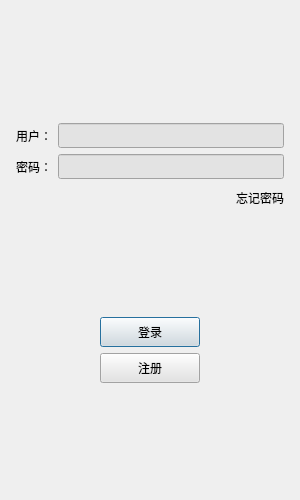
<?xml version="1.0" encoding="UTF-8"?>
<ui version="4.0">
 <class>LoginDialog</class>
 <widget class="QDialog" name="LoginDialog">
  <property name="geometry">
   <rect>
    <x>0</x>
    <y>0</y>
    <width>300</width>
    <height>500</height>
   </rect>
  </property>
  <property name="minimumSize">
   <size>
    <width>300</width>
    <height>500</height>
   </size>
  </property>
  <property name="maximumSize">
   <size>
    <width>300</width>
    <height>500</height>
   </size>
  </property>
  <property name="windowTitle">
   <string>Dialog</string>
  </property>
  <layout class="QVBoxLayout" name="verticalLayout_2">
   <item>
    <layout class="QVBoxLayout" name="verticalLayout">
     <property name="leftMargin">
      <number>5</number>
     </property>
     <property name="topMargin">
      <number>5</number>
     </property>
     <property name="rightMargin">
      <number>5</number>
     </property>
     <property name="bottomMargin">
      <number>5</number>
     </property>
     <item>
      <widget class="QWidget" name="widget" native="true">
       <layout class="QGridLayout" name="gridLayout">
        <item row="0" column="0">
         <widget class="QLabel" name="label">
          <property name="text">
           <string/>
          </property>
          <property name="pixmap">
           <pixmap resource="rc.qrc">:/res/ice.png</pixmap>
          </property>
          <property name="alignment">
           <set>Qt::AlignmentFlag::AlignCenter</set>
          </property>
         </widget>
        </item>
        <item row="1" column="0">
         <spacer name="verticalSpacer">
          <property name="orientation">
           <enum>Qt::Orientation::Vertical</enum>
          </property>
          <property name="sizeHint" stdset="0">
           <size>
            <width>20</width>
            <height>40</height>
           </size>
          </property>
         </spacer>
        </item>
       </layout>
      </widget>
     </item>
     <item>
      <layout class="QHBoxLayout" name="horizontalLayout">
       <item>
        <widget class="QLabel" name="user_label">
         <property name="minimumSize">
          <size>
           <width>0</width>
           <height>25</height>
          </size>
         </property>
         <property name="maximumSize">
          <size>
           <width>16777215</width>
           <height>25</height>
          </size>
         </property>
         <property name="text">
          <string>用户：</string>
         </property>
        </widget>
       </item>
       <item>
        <widget class="QLineEdit" name="user_edit">
         <property name="minimumSize">
          <size>
           <width>0</width>
           <height>25</height>
          </size>
         </property>
         <property name="maximumSize">
          <size>
           <width>16777215</width>
           <height>25</height>
          </size>
         </property>
         <property name="styleSheet">
          <string notr="true">color: rgb(0, 0, 0);
background-color: rgb(227, 227, 227);</string>
         </property>
        </widget>
       </item>
      </layout>
     </item>
     <item>
      <layout class="QHBoxLayout" name="horizontalLayout_2">
       <item>
        <widget class="QLabel" name="pass_label">
         <property name="minimumSize">
          <size>
           <width>0</width>
           <height>25</height>
          </size>
         </property>
         <property name="maximumSize">
          <size>
           <width>16777215</width>
           <height>25</height>
          </size>
         </property>
         <property name="text">
          <string>密码：</string>
         </property>
        </widget>
       </item>
       <item>
        <widget class="QLineEdit" name="pass_edit">
         <property name="minimumSize">
          <size>
           <width>0</width>
           <height>25</height>
          </size>
         </property>
         <property name="maximumSize">
          <size>
           <width>16777215</width>
           <height>25</height>
          </size>
         </property>
         <property name="styleSheet">
          <string notr="true">color: rgb(0, 0, 0);
background-color: rgb(227, 227, 227);</string>
         </property>
        </widget>
       </item>
      </layout>
     </item>
     <item>
      <layout class="QHBoxLayout" name="horizontalLayout_3">
       <item>
        <spacer name="horizontalSpacer">
         <property name="orientation">
          <enum>Qt::Orientation::Horizontal</enum>
         </property>
         <property name="sizeHint" stdset="0">
          <size>
           <width>40</width>
           <height>20</height>
          </size>
         </property>
        </spacer>
       </item>
       <item>
        <widget class="QLabel" name="forget_label">
         <property name="minimumSize">
          <size>
           <width>0</width>
           <height>25</height>
          </size>
         </property>
         <property name="maximumSize">
          <size>
           <width>16777215</width>
           <height>25</height>
          </size>
         </property>
         <property name="text">
          <string>忘记密码</string>
         </property>
        </widget>
       </item>
      </layout>
     </item>
     <item>
      <spacer name="verticalSpacer_2">
       <property name="orientation">
        <enum>Qt::Orientation::Vertical</enum>
       </property>
       <property name="sizeHint" stdset="0">
        <size>
         <width>20</width>
         <height>40</height>
        </size>
       </property>
      </spacer>
     </item>
     <item>
      <layout class="QHBoxLayout" name="horizontalLayout_4">
       <item>
        <spacer name="horizontalSpacer_2">
         <property name="orientation">
          <enum>Qt::Orientation::Horizontal</enum>
         </property>
         <property name="sizeHint" stdset="0">
          <size>
           <width>40</width>
           <height>20</height>
          </size>
         </property>
        </spacer>
       </item>
       <item>
        <widget class="QPushButton" name="login_btn">
         <property name="minimumSize">
          <size>
           <width>100</width>
           <height>30</height>
          </size>
         </property>
         <property name="maximumSize">
          <size>
           <width>16777215</width>
           <height>16777215</height>
          </size>
         </property>
         <property name="styleSheet">
          <string notr="true">color: rgb(0, 0, 0);
background-color: rgb(227, 227, 227);</string>
         </property>
         <property name="text">
          <string>登录</string>
         </property>
        </widget>
       </item>
       <item>
        <spacer name="horizontalSpacer_3">
         <property name="orientation">
          <enum>Qt::Orientation::Horizontal</enum>
         </property>
         <property name="sizeHint" stdset="0">
          <size>
           <width>40</width>
           <height>20</height>
          </size>
         </property>
        </spacer>
       </item>
      </layout>
     </item>
     <item>
      <layout class="QHBoxLayout" name="horizontalLayout_5">
       <item>
        <spacer name="horizontalSpacer_5">
         <property name="orientation">
          <enum>Qt::Orientation::Horizontal</enum>
         </property>
         <property name="sizeHint" stdset="0">
          <size>
           <width>40</width>
           <height>20</height>
          </size>
         </property>
        </spacer>
       </item>
       <item>
        <widget class="QPushButton" name="reg_btn">
         <property name="minimumSize">
          <size>
           <width>100</width>
           <height>30</height>
          </size>
         </property>
         <property name="styleSheet">
          <string notr="true">color: rgb(0, 0, 0);
background-color: rgb(227, 227, 227);</string>
         </property>
         <property name="text">
          <string>注册</string>
         </property>
        </widget>
       </item>
       <item>
        <spacer name="horizontalSpacer_4">
         <property name="orientation">
          <enum>Qt::Orientation::Horizontal</enum>
         </property>
         <property name="sizeHint" stdset="0">
          <size>
           <width>40</width>
           <height>20</height>
          </size>
         </property>
        </spacer>
       </item>
      </layout>
     </item>
     <item>
      <spacer name="verticalSpacer_3">
       <property name="orientation">
        <enum>Qt::Orientation::Vertical</enum>
       </property>
       <property name="sizeHint" stdset="0">
        <size>
         <width>20</width>
         <height>40</height>
        </size>
       </property>
      </spacer>
     </item>
    </layout>
   </item>
  </layout>
 </widget>
 <resources>
  <include location="rc.qrc"/>
 </resources>
 <connections/>
</ui>
